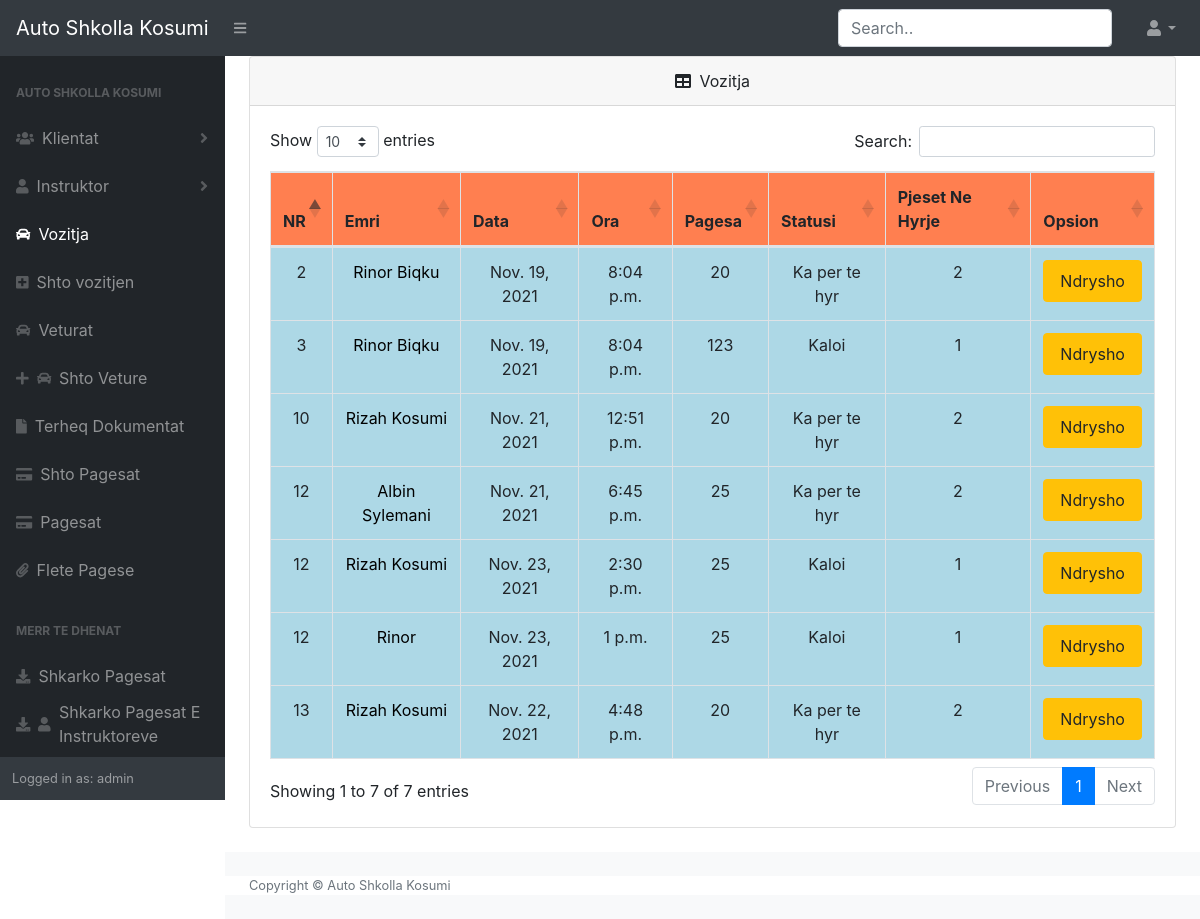
Screenshot of /Vozitja/ (signed in) with the database file from the repository.
### Kosumi/models.py (models this page shows, shortened)
class Voizitja(models.Model):
    Nr  = models.IntegerField()
    Emri = models.CharField(max_length=500)
    Data = models.DateField()
    Ora = models.TimeField()
    Pagesa = models.IntegerField()
    Statusi = models.CharField(max_length=100)
    PjesetNeHyrje = models.IntegerField()

### Kosumi/views.py (the view)
# urls.py: path('Vozitja/',homeViews.vozitja,name="voz"),
@login_required
def vozitja(request):
    voz = Voizitja.objects.all().order_by("Data").order_by("-Ora")
    return render(request,'home/vozitja.html',{'voz':voz})

### Kosumi/templates/home/vozitja.html (shortened to what this page needs)
{%extends "home/Base.html"%}
{% load static %}
{% block content %}
<body class="sb-nav-fixed">
    <div class="card mb-4">
        <div class="card-header">
            <center><i class="fas fa-table mr-1"></i>
            Vozitja</center>
        </div>
        <div class="card-body">
            <ul class="list-group">
                <table class="table table-bordered" id="dataTable" width="100%" cellspacing="0">
                    <thead>
                        <tr>
                            <th>NR</th>
                            <th>Emri</th>
                            <th>Data</th>
                            <th>Ora</th>
                            <th>Pagesa</th>
                            <th>Statusi</th>
                            <th>Pjeset Ne Hyrje</th>
                            <th>Opsion</th>
                        </tr>
                    </thead>
                {% for j in voz%}
                <tr class="item" style="font-size: 12px;">
                    <td>{{j.Nr}}</td>
                    <td><a href="{% url 'pagesatEins' j.pk%}">{{j.Emri}}</a></td>
                    <td>{{j.Data}}</td>
                    <td>{{j.Ora}}</td>
                    <td>{{j.Pagesa}}</td>
                    <td>{{j.Statusi}}</td>
                    <td>{{j.PjesetNeHyrje}}</td>
                    <td><a class="nav-link btn btn-warning" href="{% url 'editVoz' j.pk %}">Ndrysho</a></td>
                </tr>
                {% endfor %}
                </table>
            </ul>
        </div>
    </div>
</body>
{% endblock content %}

### Kosumi/templates/home/Base.html (shortened to what this page needs)
{% load static %}
<!DOCTYPE html>
<html lang="en">
<head>
    <link rel="stylesheet" type="text/css" href="{% static 'css/stylesAd.css' %}">
    <link href="https://cdn.datatables.net/1.10.20/css/dataTables.bootstrap4.min.css" rel="stylesheet"
 />
</head>
<body class="sb-nav-fixed">
    <nav class="sb-topnav navbar navbar-expand navbar-dark bg-dark">
        <a class="navbar-brand" href="{% url 'home'%}">Auto Shkolla Kosumi</a>
        <button class="btn btn-link btn-sm order-1 order-lg-0" id="sidebarToggle" href="#"><i
                class="fas fa-bars"></i></button>
        <form class="d-none d-md-inline-block form-inline ml-auto mr-0 mr-md-3 my-2 my-md-0" method="GET"
            action="{% url 'klienti_Search' %}">
            <div class="input-group">
                <input class="form-control mr-sm-2" type="text" name="q" placeholder="Search.." aria-label="Search"
                    aria-describedby="basic-addon2" autocomplete="off">
            </div>
        </form>
        <ul class="navbar-nav ml-auto ml-md-0">
            <li class="nav-item dropdown">
                <a class="nav-link dropdown-toggle" id="userDropdown" href="#" role="button" data-toggle="dropdown"
                    aria-haspopup="true" aria-expanded="false"><i class="fas fa-user fa-fw"></i></a>
            </li>
        </ul>
    </nav>
    <div id="layoutSidenav">
        <div id="layoutSidenav_nav">
            <nav class="sb-sidenav accordion sb-sidenav-dark" id="sidenavAccordion">
                <div class="sb-sidenav-menu">
                    <div class="nav">
                        <div class="sb-sidenav-menu-heading">Auto Shkolla Kosumi</div>
                        <a class="nav-link collapsed" href="#" data-toggle="collapse" data-target="#collapseLayouts"
                            aria-expanded="false" aria-controls="collapseLayouts">
                            <div class="sb-nav-link-icon"><i class="fas fa-users"></i></div>
                            Klientat
                            <div class="sb-sidenav-collapse-arrow"><i class="fas fa-angle-down"></i></div>
                        </a>
                        <a class="nav-link collapsed" href="#" data-toggle="collapse" data-target="#collapsePages"
                            aria-expanded="false" aria-controls="collapsePages">
                            <div class="sb-nav-link-icon"><i class="fas fa-user"></i></div>
                            Instruktor
                            <div class="sb-sidenav-collapse-arrow"><i class="fas fa-angle-down"></i></div>
                        </a>
                        <a class="nav-link" href="{% url 'voz'%}">
                            <div class="sb-nav-link-icon"><i class="fas fa-car"></i></div>
                            Vozitja
                        </a>
                        <a class="nav-link" href="{% url 'regjistro-voz'%}">
                            <div class="sb-nav-link-icon"><i class="fas fa-plus-square"></i></div>
                            Shto vozitjen
                        </a>
                        <a class="nav-link" href="{% url 'vet'%}">
                            <div class="sb-nav-link-icon"><i class="fas fa-car"></i></div>
                            Veturat
                        </a>
                        <a class="nav-link" href="{% url 'regjistro-vet'%}">
                            <div class="sb-nav-link-icon"><i class="fas fa-plus"></i></div><div class="sb-nav-link-icon"><i class="fas fa-car"></i></div>
                            Shto Veture
                        </a>
                        <a class="nav-link" href="{% url 'asd'%}">
                            <div class="sb-nav-link-icon"><i class="fas fa-file"></i></div>
                            Terheq Dokumentat
                        </a>
                        <a class="nav-link" href="{% url 'shtopagesat'%}">
                            <div class="sb-nav-link-icon"><i class="fas fa-credit-card"></i></div>
                            Shto Pagesat
                        </a>
                        <a class="nav-link" href="{% url 'pags'%}">
                            <div class="sb-nav-link-icon"><i class="fas fa-credit-card"></i></div>
                            Pagesat
                        </a>
                        <a class="nav-link" href="{% url 'krijoPagese'%}">
                            <div class="sb-nav-link-icon"><i class="fas fa-paperclip"></i></div>
                            Flete Pagese
                        </a>
                        <div class="sb-sidenav-menu-heading">Merr Te Dhenat</div>
                        <a class="nav-link" href="{% url 'pag'%}" style="padding-bottom: 0;">
                            <div class="sb-nav-link-icon"><i class="fas fa-download"></i></div>
                            Shkarko Pagesat
                        </a>
                        <a class="nav-link" href="{% url 'inst'%}">
                            <div class="sb-nav-link-icon"><i class="fas fa-download"></i></div><div class="sb-nav-link-icon"><i class="fas fa-user"></i></div>
                            Shkarko Pagesat E Instruktoreve
                        </a>
                    </div>
                </div>
                <div class="sb-sidenav-footer">
                    <div class="small">Logged in as: {{user.username}} </div>
                </div>
            </nav>
        </div>
        <div id="layoutSidenav_content" style="background-color: #fff;">
            <main>
                <div class="container-fluid" style="background-color: #fff;">
                    {% block content %}
                    {% endblock %}
                </div>
            </main>
            <footer class="py-4 bg-light mt-auto" style="background-color: #fff;">
                <div class="container-fluid">
                    <div class="d-flex align-items-center justify-content-between small">
                        <div class="text-muted">Copyright &copy; Auto Shkolla Kosumi </div>
                    </div>
                </div>
            </footer>
        </div>
    </div>
</body>
</html>

### Kosumi/templates/home/Base.html (style rules this page uses)
th { cursor: pointer; background-color: coral; font-size: 16px; border-bottom: 1px solid black; }
td { font-size: 16px; background-color: lightblue; border-bottom: 1px solid black; height: 10px; }
button { margin-top: 2%; }
input { autocomplete="off"; }

### Kosumi/templates/home/vozitja.html (style rules this page uses)
a { color: black; }
td { text-align: center; }
td { height: 10px; }

### rows the page displays
Voizitja: Nr "3", Emri "Rinor Biqku", Data "Nov. 19, 2021", Ora "8:04 p.m.", Pagesa "123", Statusi "Kaloi", PjesetNeHyrje "1"
Voizitja: Nr "2", Emri "Rinor Biqku", Data "Nov. 19, 2021", Ora "8:04 p.m.", Pagesa "20", Statusi "Ka per te hyr", PjesetNeHyrje "2"
Voizitja: Nr "12", Emri "Albin Sylemani", Data "Nov. 21, 2021", Ora "6:45 p.m.", Pagesa "25", Statusi "Ka per te hyr", PjesetNeHyrje "2"
Voizitja: Nr "13", Emri "Rizah Kosumi", Data "Nov. 22, 2021", Ora "4:48 p.m.", Pagesa "20", Statusi "Ka per te hyr", PjesetNeHyrje "2"
Voizitja: Nr "12", Emri "Rizah Kosumi", Data "Nov. 23, 2021", Ora "2:30 p.m.", Pagesa "25", Statusi "Kaloi", PjesetNeHyrje "1"
Voizitja: Nr "12", Emri "Rinor", Data "Nov. 23, 2021", Ora "1 p.m.", Pagesa "25", Statusi "Kaloi", PjesetNeHyrje "1"
Voizitja: Nr "10", Emri "Rizah Kosumi", Data "Nov. 21, 2021", Ora "12:51 p.m.", Pagesa "20", Statusi "Ka per te hyr", PjesetNeHyrje "2"

### other values shown
{{ user.username }} "admin"
